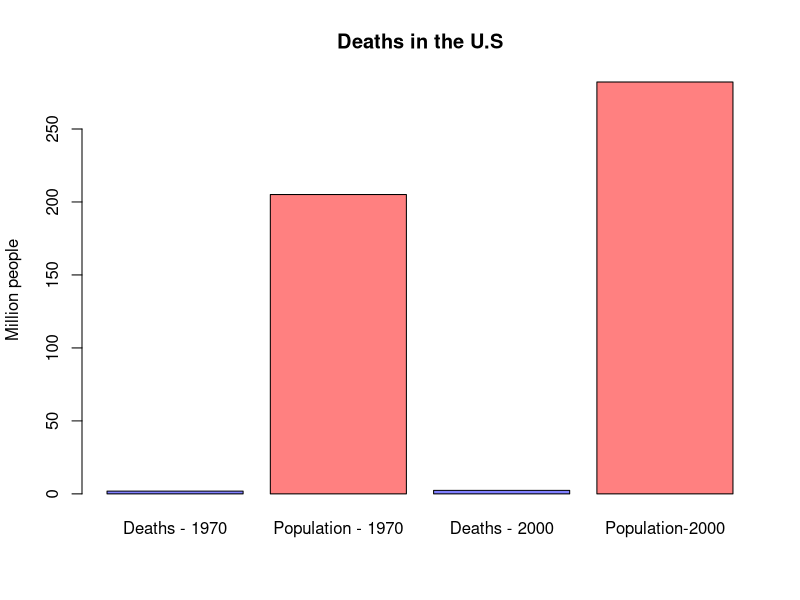
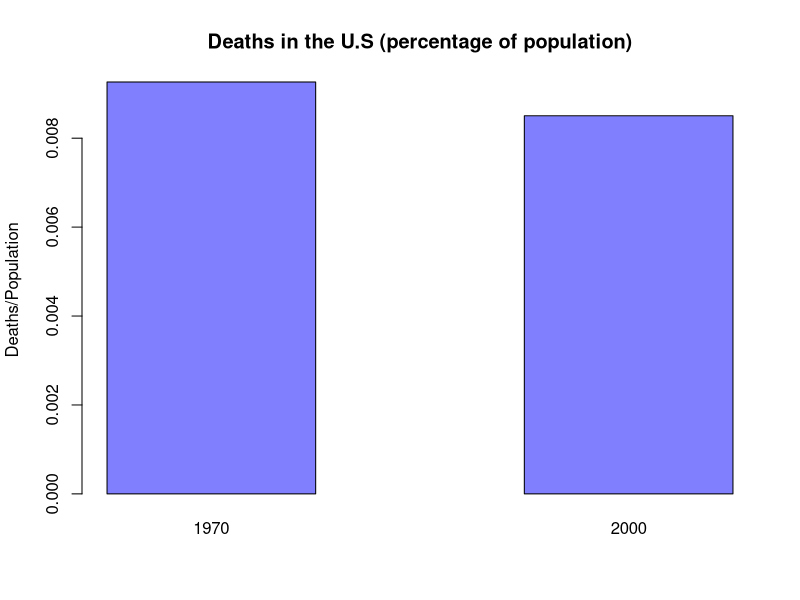

These charts were generated, in order, by the following R code:
## ---- chunk 1
# automatically create a bib database for R packages
knitr::write_bib(c(
  .packages(), 'bookdown', 'knitr', 'rmarkdown'
), 'packages.bib')
## ---- chunk 2
year_1970 <- c(1.9, 205.1)
year_2000 <- c(2.4, 282.2)
years <- c(year_1970,year_2000)
deaths <- barplot(years, main="Deaths in the U.S",
  ylab = "Million people", col=c("#8080ff","#ff8080"), names.arg = c('Deaths - 1970','Population - 1970','Deaths - 2000','Population-2000'))
## ---- chunk 3
year_1970_r <- 1.9/205.1
year_2000_r <- 2.4/282.2
years_r <- c(year_1970_r,year_2000_r)
deaths <- barplot(years_r, main="Deaths in the U.S (percentage of population)",
  ylab = "Deaths/Population", col=c("#8080ff"), names.arg = c('1970','2000'), width = c(5,5), space = 1)

